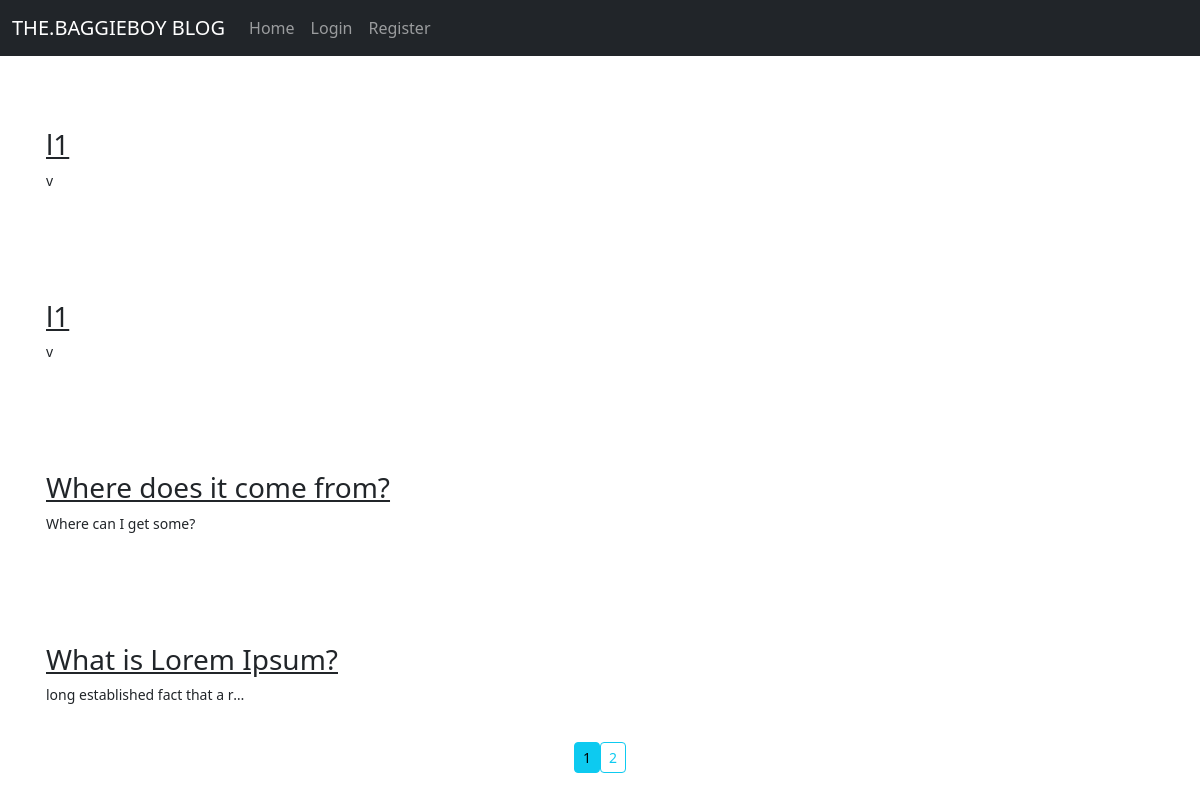
Before: / with the older database file.
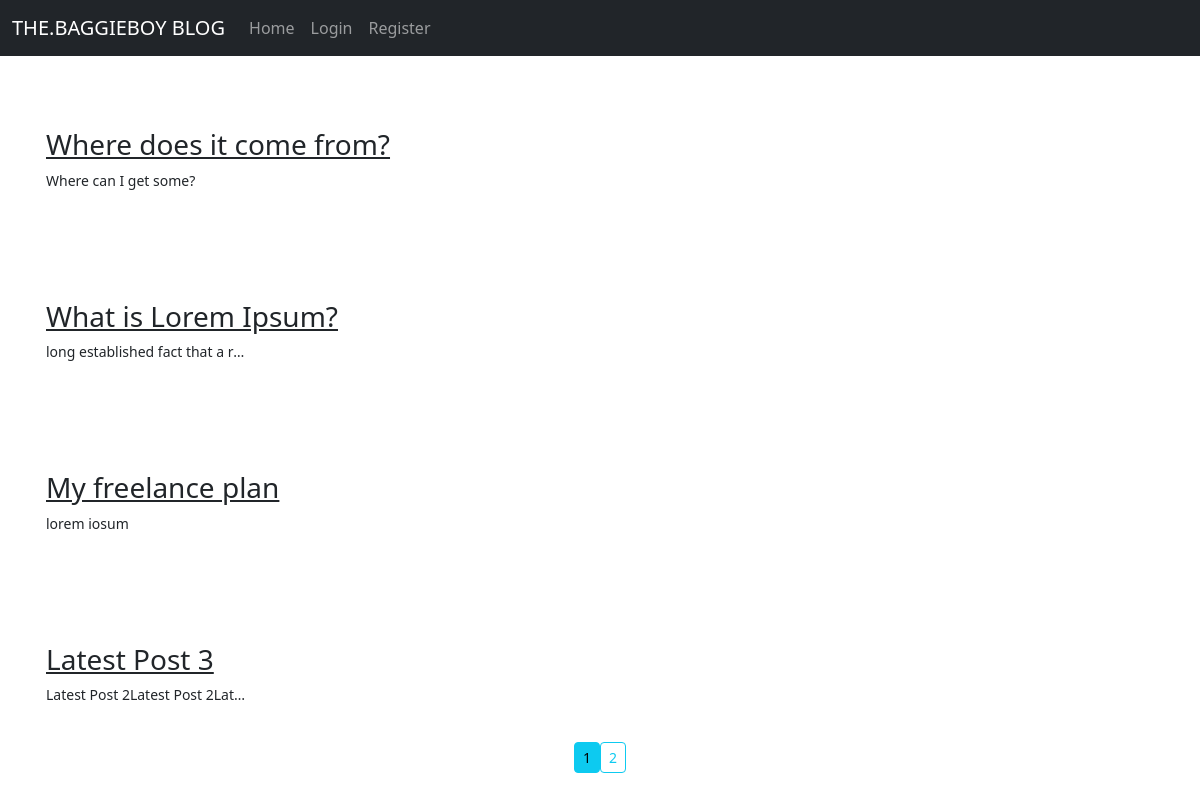
After: the same page with the newer database file.
### blog/models.py (models this page shows, shortened)
class Post(db.Model):
    id = db.Column(db.Integer, primary_key=True)
    title = db.Column(db.String(120), nullable=False)
    content = db.Column(db.Text, nullable=False)
    user_id = db.Column(db.Integer, db.ForeignKey('user.id'), nullable=False)

### blog/routes.py (the view)
@app.route('/')
def home():
    page = request.args.get('page', 1, type=int)
    posts = Post.query.order_by(Post.title.desc()).paginate(per_page=4)
    return render_template('home.html', posts=posts)

### blog/templates/home.html (shortened to what this page needs)
{% extends "./base.html" %}
{% block content %}
<section>
    <ul class="list-group list-group-flush">
      {% if posts %}
        {% for post in posts.items  %}
        <li class="list-group-item p-3 container">
          <div class="container p-3 ml-5">
          </div>
          <br>
          <h3><a class="text-dark" href="{{url_for('post', post_id=post.id)}}">{{post.title}}</a></h3>
          <p style="font-size: 14px;" id="content" class="content lead"> <span style="
            display:inline-block;
            white-space: nowrap;
            overflow: hidden;
            text-overflow: ellipsis;
            max-width: 25ch;">
         {{post.content}}
          </span></p>
      </li>
    </ul>
        {% endfor %}
    <div class="container d-flex justify-content-center space-left2">
      {% for page_num in posts.iter_pages(left_edge=1, right_edge=1, left_current=1, right_current=2) %}
      {% if page_num %}
      {% if posts.page == page_num %}
      <a href="{{url_for('home', page=page_num)}}"  class="btn btn-info mb-4 ml-4 btn-sm btn-block"><span>{{page_num}}</span></a>
      {% else %}
      <a href="{{url_for('home', page=page_num)}}"  class="btn btn-outline-info mb-4 ml-4 btn-sm btn-block"><span>{{page_num}}</span></a>
      {% endif %}
      {% else %}
    ...
      {% endif %}
    {% endfor %}
    </div>
      {% else %}
      <p class="lead text-center">No posts added yet, create new posts</p>
      {% endif %}
</section>
{% endblock content %}

### blog/templates/base.html (shortened to what this page needs)
<!doctype html>
<html lang="en">
  <head>
    <link href="https://cdn.jsdelivr.net/npm/bootstrap@5.2.0-beta1/dist/css/bootstrap.min.css" rel="stylesheet">
  </head>
  <body class="">
    <nav class="navbar navbar-expand-lg navbar-dark bg-dark text-light">
      <div class="container-fluid">
        <a class="navbar-brand" href="/" style="text-transform: uppercase;">the.baggieboy blog</a>
        <div class="collapse navbar-collapse" id="navbarNavDropdown">
          <ul class="navbar-nav">
            {% if current_user.is_authenticated %}
            <li class="nav-item dropdown">
              <a class="nav-link dropdown-toggle" href="#" id="navbarDropdownMenuLink" role="button" data-bs-toggle="dropdown" aria-expanded="false">
                Post
              </a>
              <ul class="dropdown-menu" aria-labelledby="navbarDropdownMenuLink">
                <li><a class="dropdown-item" href="{{url_for('new_post')}}">Create new post</a></li>
                <li><a class="dropdown-item" href="#">View Posts</a></li>
              </ul>
            </li>
            <li class="nav-item">
              <a class="nav-link" href="{{url_for('account')}}">Account</a>
            </li>
            <li class="nav-item">
              <a class="nav-link " aria-current="page" href="{{url_for('logout')}}">Logout</a>
            </li>
            {% else %}
            <li class="nav-item">
              <a class="nav-link " aria-current="page" href="{{url_for('home')}}">Home</a>
            </li>
            <li class="nav-item">
              <a class="nav-link" href="{{url_for('login')}}">Login</a>
            </li>
            <li class="nav-item">
              <a class="nav-link" href="{{url_for('register')}}">Register</a>
            </li>
            {% endif %}
          </ul>
        </div>
      </div>
    </nav>
    {% block content %}
    {% endblock content %}
  </body>
</html>

Changed rows visible on the page:
removed Post: title "l1", content "v"
removed Post: title "l1", content "v"
added Post: title "My freelance plan", content "lorem iosum"
now on this page (row unchanged): Post: title "Latest Post 3", content "Latest Post 2Latest Post 2Lat…"
